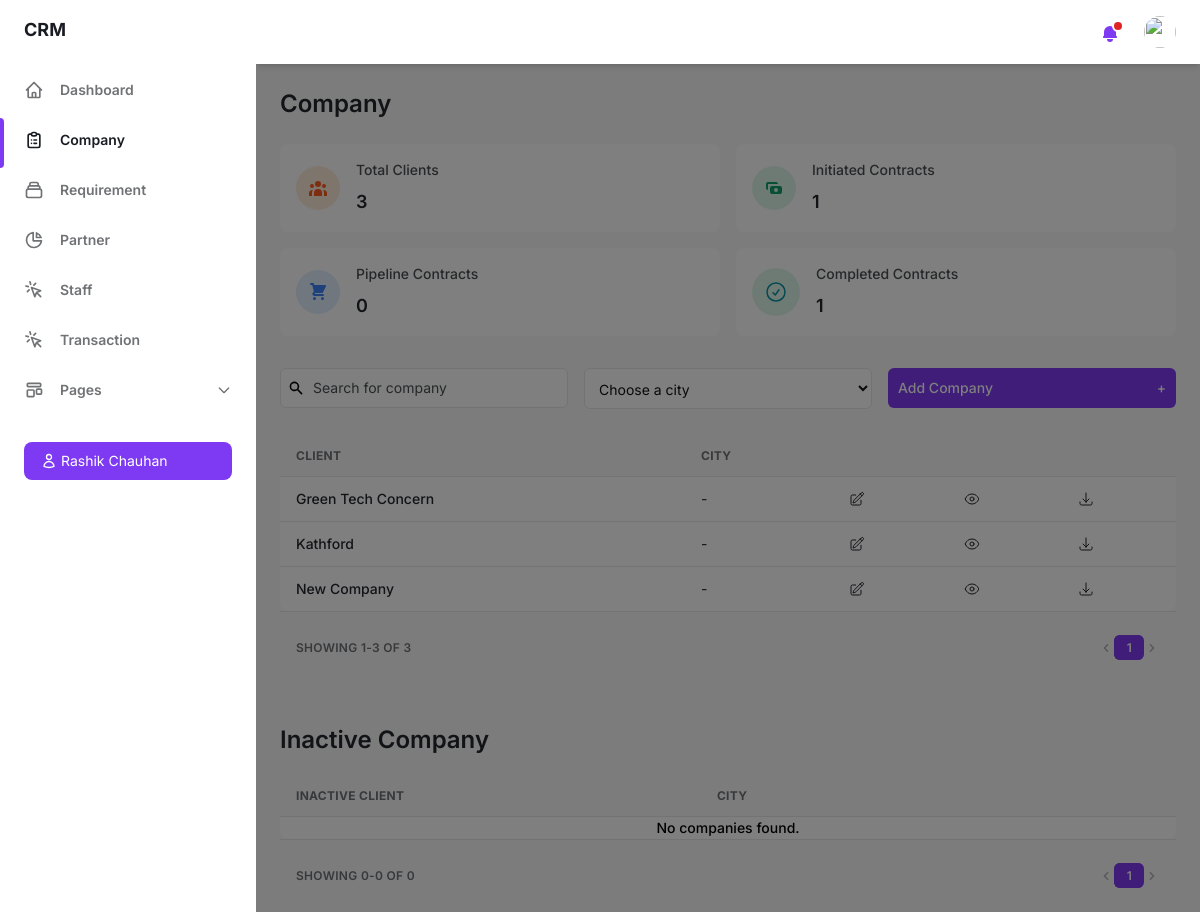
Before: /company/ (signed in) with the older database file.
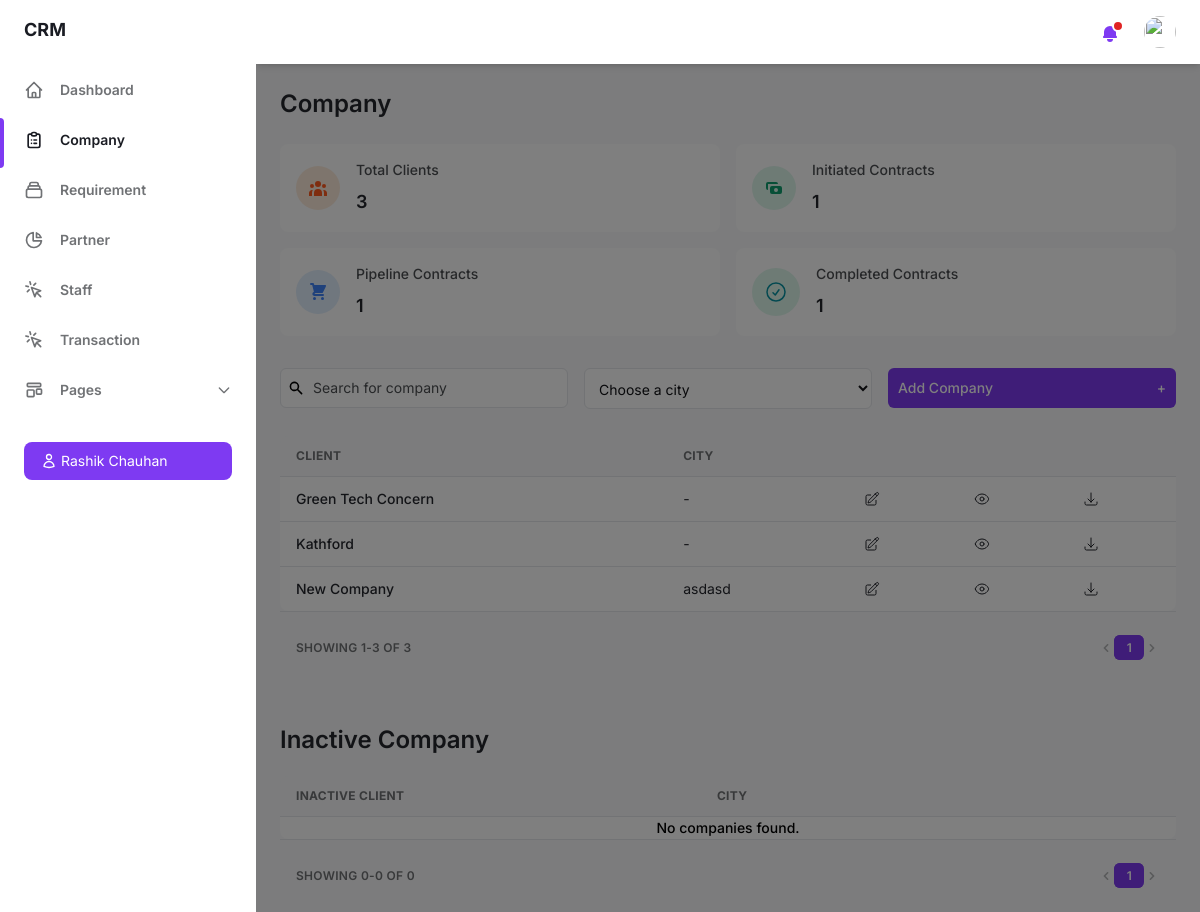
After: the same page with the newer database file.
### crm_app/models.py (models this page shows, shortened)
class Company(models.Model):
    company_name = models.CharField(max_length=100, unique=True)
    sector = models.ForeignKey(Sector, on_delete=models.SET_NULL, null=True, blank=True, related_name='sector_companies')
    address = models.CharField(max_length=100, null=True, blank=True)
    city = models.CharField(max_length=100, null=True, blank=True)
    state = models.CharField(max_length=100, null=True, blank=True)
    country = models.CharField(max_length=100, null=True, blank=True)
    via = models.CharField(max_length=100, null=True, blank=True)
    referral_name = models.CharField(max_length=100, null=True, blank=True)
    partner_name = models.ForeignKey(Partner, on_delete=models.SET_NULL, null=True, blank=True, related_name='partner_companies')
    website = models.CharField(max_length=255, null=True, blank=True)
    created_by = models.CharField(max_length=100, null=True, blank=True)
    status = models.BooleanField(default=True)
    class Meta:
        verbose_name_plural = "companies"

### crm_app/views.py (the view)
# urls.py: path('company/', views.company, name='company'),
def company(request):
    if 'staff_id' not in request.session:
        return redirect('login')
    staff_id = request.session.get('staff_id')
    user = Staff.objects.get(id=staff_id)
    companies = Company.objects.order_by('company_name')
    contacts = Contact.objects.select_related('company').all()
    sectors = Sector.objects.values('id', 'sector_name').order_by('sector_name')
    services = Service.objects.values('id', 'service_name').distinct().order_by('service_name')
    brands = Brand.objects.values('id', 'brand_name').distinct().order_by('brand_name')
    products = Product.objects.values('id', 'product_name').distinct().order_by('product_name')
    partners = Partner.objects.values('id', 'partner_name').order_by('partner_name')
    cities = Company.objects.values_list('city', flat=True).distinct().order_by('city')
    staffs = Staff.objects.all()
    active_companies = Company.objects.filter(status=True).order_by('company_name')
    inactive_companies = Company.objects.filter(status=False).order_by('company_name')
    company_count = Company.objects.count()
    initiated_count = Requirement.objects.filter(status="Initiated").count()
    pipeline_count = Requirement.objects.filter(status="Pipeline").count()
    completed_count = Requirement.objects.filter(status="Completed").count()
    city_filter = request.GET.get('city', None)
    status_filter = request.GET.get('status', 'active')
    if city_filter:
        active_companies = active_companies.filter(city=city_filter)
        inactive_companies = inactive_companies.filter(city=city_filter)
    if status_filter:
        status_value = status_filter.lower() == 'active'
        if status_value:
            active_companies = active_companies.filter(status=True)
        else:
            inactive_companies = inactive_companies.filter(status=False)
    paginator_active = Paginator(active_companies, 10)
    page_active = request.GET.get('page_active')
    try:
        active_companies_page = paginator_active.page(page_active)
    except PageNotAnInteger:
        active_companies_page = paginator_active.page(1)
    except EmptyPage:
        active_companies_page = paginator_active.page(paginator_active.num_pages)
    paginator_inactive = Paginator(inactive_companies, 10)
    page_inactive = request.GET.get('page_inactive')
    try:
        inactive_companies_page = paginator_inactive.page(page_inactive)
    except PageNotAnInteger:
        inactive_companies_page = paginator_inactive.page(1)
    except EmptyPage:
        inactive_companies_page = paginator_inactive.page(paginator_inactive.num_pages)
    context = {'companies': companies, 'contacts': contacts, 'sectors': sectors, 'services': services, 'brands': brands, 'products': products, 'partners': partners, 'cities': cities, 'staffs': staffs, 'company_count': company_count,
                'initiated_count': initiated_count, 'pipeline_count': pipeline_count, 'completed_count': completed_count, 'active_companies': active_companies_page, 'inactive_companies': inactive_companies_page,
                'paginator_active': paginator_active, 'paginator_inactive': paginator_inactive, 'page_active': page_active, 'page_inactive': page_inactive, 'user': user}
    return render(request, 'company.html', context)

### templates/company.html (shortened to what the changed rows need)
{% load static %}
<!DOCTYPE html>
<html :class="{ 'theme-dark': dark }" x-data="data()" lang="en">
<head>
    <link rel="stylesheet" href="{% static 'css/tailwind.output.css' %}"/>
</head>
<body>
    <div class="flex bg-gray-50 dark:bg-gray-900" :class="{ 'overflow-hidden': isSideMenuOpen }">
        <div class="flex flex-col flex-1 w-full">
            <main class="h-full overflow-y-auto" id="main-company-content">
                <div class="container px-6 mx-auto grid">
                    <h2 class="my-6 text-2xl font-semibold text-gray-700 dark:text-gray-200">Company</h2>
                    <div class="grid gap-4 mb-8 md:grid-cols-2 xl:grid-cols-4">
                        <div class="flex items-center p-4 bg-white rounded-lg shadow-xs dark:bg-gray-800">
                            <div>
                                <p class="mb-2 text-sm font-medium text-gray-600 dark:text-gray-400">Pipeline Contracts</p>
                                <p class="text-lg font-semibold text-gray-700 dark:text-gray-200">{{ pipeline_count }}</p>
                            </div>
                        </div>
                    </div>
                    <div class="w-full overflow-hidden rounded-lg shadow-xs" id="company-name-table">
                        <div class="w-full overflow-x-auto">
                            <table class="w-full whitespace-no-wrap">
                                <thead>
                                    <tr class="text-xs font-semibold tracking-wide text-left text-gray-500 uppercase border-b dark:border-gray-700 bg-gray-50 dark:text-gray-400 dark:bg-gray-800">
                                        <th class="px-4 py-3">Client</th>
                                        <th class="px-4 py-3">City</th>
                                        <th class="px-4 py-3"></th>
                                        <th class="px-4 py-3"></th>
                                        <th class="px-4 py-3"></th>
                                    </tr>
                                </thead>
                                <tbody class="bg-white divide-y dark:divide-gray-700 dark:bg-gray-800">
                                    {% for company in active_companies %}
                                    <tr class="text-gray-700 dark:text-gray-400">
                                        <td class="px-4 py-3">
                                            <p class="font-medium text-sm">{{ company.company_name }}</p>
                                        </td>
                                        <td class="px-4 py-3 text-sm">{{ company.city|default:"-" }}</td>
                                        <td class="px-4 py-3 text-sm">
                                            <a href="{% url 'companyeditform' company.id %}">
                                            </a>
                                        </td>
                                        <td class="px-4 py-3 text-sm">
                                            <a href="{% url 'companydetails' company.id %}">
                                            </a>
                                        </td>
                                        <td class="px-4 py-3 text-sm">
                                            <a href="{% url 'export_excel' company.id %}">
                                                <svg xmlns="http://www.w3.org/2000/svg" fill="none" viewBox="0 0 24 24" stroke-width="1.5" stroke="currentColor" class="size-4">
                                                    <path stroke-linecap="round" stroke-linejoin="round" d="M3 16.5v2.25A2.25 2.25 0 0 0 5.25 21h13.5A2.25 2.25 0 0 0 21 18.75V16.5M16.5 12 12 16.5m0 0L7.5 12m4.5 4.5V3" />
                                                </svg>
                                            </a>
                                        </td>
                                    </tr>
                                    {% empty %}
                                    <tr>
                                        <td colspan="5" class="font-medium text-sm text-center dark:text-gray-400">No companies found.</td>
                                    </tr>
                                    {% endfor %}
                                </tbody>
                            </table>
                        </div>
                    </div>
                    <h2 class="mt-10 mb-5 text-2xl font-semibold text-gray-700 dark:text-gray-200">Inactive Company</h2>
                    <div class="w-full overflow-hidden rounded-lg shadow-xs">
                        <div class="w-full overflow-x-auto">
                            <table class="w-full whitespace-no-wrap">
                                <thead>
                                    <tr class="text-xs font-semibold tracking-wide text-left text-gray-500 uppercase border-b dark:border-gray-700 bg-gray-50 dark:text-gray-400 dark:bg-gray-800">
                                        <th class="px-4 py-3">Inactive Client</th>
                                        <th class="px-4 py-3">City</th>
                                        <th class="px-4 py-3"></th>
                                        <th class="px-4 py-3"></th>
                                        <th class="px-4 py-3"></th>
                                    </tr>
                                </thead>
                            </table>
                        </div>
                    </div>
                </div>
            </main>
        </div>
    </div>
</body>
</html>

Changed rows visible on the page:
changed Company "New Company": city "-" → "asdasd"
Other visible differences:
{{ pipeline_count }}: "0" → "1"
